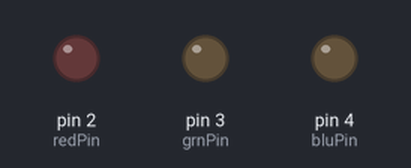
Bench run of a sketch on a simulated Arduino Uno, built with avr-gcc and run on an emulated ATmega328P. Shown: output pins drawn as LEDs (lit = HIGH). Random numbers use the default seed unless the sketch sets one.

Above: at 0.1 s.
At 3.23 s:
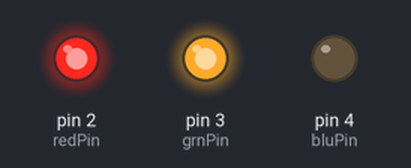
At 6.3 s:
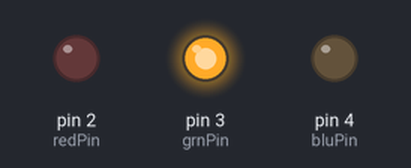
At 14.2 s:
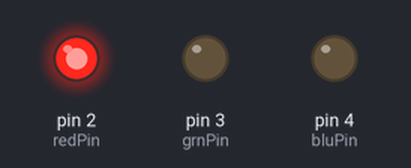
At 23.3 s:
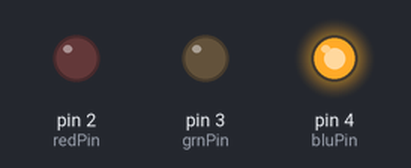
At 36.16 s:
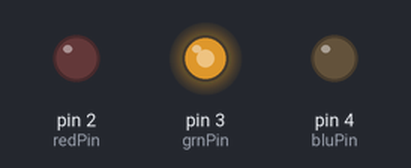
Timing chart, 0 to 40.0 s (numbered marks = the images above):
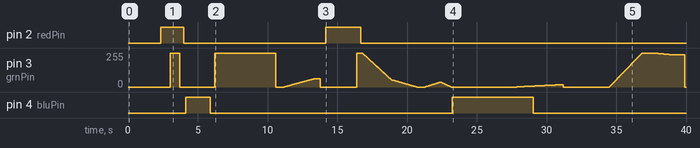

Measured:
- by itself, pin 2 (redPin): LOW → HIGH at 2.3 s, → LOW 1.6 s later, → HIGH 10.2 s later, → LOW 2.5 s later
- by itself, pin 4 (bluPin): LOW → HIGH at 4.1 s, → LOW 1.8 s later, → HIGH 17.3 s later, → LOW 5.8 s later
- by itself, pin 3 (grnPin): 0/255 → 255/255 at 3.0 s, → 0/255 0.68 s later, → 255/255 2.5 s later, → 0/255 4.4 s later, … (681 changes in this stretch)

The sketch:

RGBDrafts.ino
```cpp
/*

Pierre
Last updated on 2014-04-10

*/

int redPin = 2;
int grnPin = 3;
int bluPin = 4;

// Set initial color
int redVal = 0;
int grnVal = 0;
int bluVal = 0;

int wait = 1;      // 10ms internal crossFade delay; increase for slower fades
int hold = 100;       // Optional hold when a color is complete, before the next crossFade
int DEBUG = 1;      // DEBUG counter; if set to 1, will write values back via serial
int loopCount = 60; // How often should DEBUG report?
/*int repeat = 0;     // How many times should we loop before stopping? (0 for no stop)
int j = 0;          // Loop counter for repeat
*/

// Initialize color variables
int prevR = redVal;
int prevG = grnVal;
int prevB = bluVal;

int arra[] = {0, 0, 0};


//--------------------------------------------------------------

void setup()
{
  pinMode(redPin, OUTPUT);
  pinMode(grnPin, OUTPUT);
  pinMode(bluPin, OUTPUT);

  if (DEBUG)
  {
    Serial.begin(9600);
  }
}

//--------------------------------------------------------------

void loop()
{
  // randomise times
  wait = random(1, 4);
  hold = random(50, 150);

  // randomize color
  returnRandomColor();

  // fade
  crossFade(arra);

}

//--------------------------------------------------------------
// Modifies color array: creates new random saturated color

void returnRandomBrightColor()
{
 int color1 = random(0, 256);
  int color2 = 256 - color1;

  int select = random(0, 3);


  if (select == 0)
  {
        Serial.println("h1");
      arra[0] = color1;
      arra[1] = color2;
      arra[2] = 0;
  }
  else
  {
    if (select == 1)
    {
        Serial.println("h2");
      arra[0] = 0;
      arra[1] = color1;
      arra[2] = color2;
    }
    else
    {
        Serial.println("h3");
      arra[0] = color1;
      arra[1] = 0;
      arra[2] = color2;
    }
  }


  Serial.print(select);
  Serial.print(" / ");
  Serial.print(arra[0]);
  Serial.print(", ");
  Serial.print(arra[1]);
  Serial.print(", ");
  Serial.println(arra[2]);

}

//--------------------------------------------------------------

void setRandomBrightColor()
{
  int color1 = random(0, 256);
  int color2 = 256 - color1;

  int select = random(0, 3);
  if (select == 0)
  {
    setColor(color1, color2, 0);
  }
  else
  {
    if (select == 1)
    {
      setColor(0, color1, color2);
    }
    else
    {
      setColor(color1, 0, color2);
    }
  }

  // Debug
  Serial.print(color1);
  Serial.print(" / ");
  Serial.print(color2);
  Serial.print(" // ");
  Serial.println(select);
}

//--------------------------------------------------------------

void returnRandomColor()
{
  int colors[] = {0, 0, 0};
  int off = random(0, 3);

  colors[0] = random(1, 256);
  colors[1] = random(1, 256);
  colors[2] = random(1, 256);

  colors[off] = 0;

  arra[0] = colors[0];
  arra[1] = colors[1];
  arra[2] = colors[2];
}

//--------------------------------------------------------------
void setRandomColor()
{
  int colors[] = {0, 0, 0};
  int off = random(0, 3);

  colors[0] = random(1, 255);
  colors[1] = random(1, 255);
  colors[2] = random(1, 255);

  colors[off] = 0;

  setColor(colors[0], colors[1], colors[2]);
}

//--------------------------------------------------------------

void setColor(int red, int green, int blue)
{
  analogWrite(redPin, red);
  analogWrite(grnPin, green);
  analogWrite(bluPin, blue);
}


//--------------------------------------------------------------
//--------------------------------------------------------------
// TEMP

/*
  setColor(0xDD, 0xDD, 0x00);
  for (int i = 0; i <= 255; i++)
  {
    setColor(0, 255, i);
    delay(10);
  }
  for (int i = 255; i >= 0; i--)
  {
    setColor(0, 255, i);
    delay(10);
  }
  */


/* BELOW THIS LINE IS THE MATH -- YOU SHOULDN'T NEED TO CHANGE THIS FOR THE BASICS
*
* The program works like this:
* Imagine a crossfade that moves the red LED from 0-10,
*   the green from 0-5, and the blue from 10 to 7, in
*   ten steps.
*   We'd want to count the 10 steps and increase or
*   decrease color values in evenly stepped increments.
*   Imagine a + indicates raising a value by 1, and a -
*   equals lowering it. Our 10 step fade would look like:
*
*   1 2 3 4 5 6 7 8 9 10
* R + + + + + + + + + +
* G   +   +   +   +   +
* B     -     -     -
*
* The red rises from 0 to 10 in ten steps, the green from
* 0-5 in 5 steps, and the blue falls from 10 to 7 in three steps.
*
* In the real program, the color percentages are converted to
* 0-255 values, and there are 1020 steps (255*4).
*
* To figure out how big a step there should be between one up- or
* down-tick of one of the LED values, we call calculateStep(),
* which calculates the absolute gap between the start and end values,
* and then divides that gap by 1020 to determine the size of the step
* between adjustments in the value.
*/

int calculateStep(int prevValue, int endValue) {
  int step = endValue - prevValue; // What's the overall gap?
  if (step) {                      // If its non-zero,
    step = 1020/step;              //   divide by 1020
  }
  return step;
}

/* The next function is calculateVal. When the loop value, i,
*  reaches the step size appropriate for one of the
*  colors, it increases or decreases the value of that color by 1.
*  (R, G, and B are each calculated separately.)
*/

int calculateVal(int step, int val, int i) {

  if ((step) && i % step == 0) { // If step is non-zero and its time to change a value,
    if (step > 0) {              //   increment the value if step is positive...
      val += 1;
    }
    else if (step < 0) {         //   ...or decrement it if step is negative
      val -= 1;
    }
  }
  // Defensive driving: make sure val stays in the range 0-255
  if (val > 255) {
    val = 255;
  }
  else if (val < 0) {
    val = 0;
  }
  return val;
}

/* crossFade() converts the percentage colors to a
*  0-255 range, then loops 1020 times, checking to see if
*  the value needs to be updated each time, then writing
*  the color values to the correct pins.
*/

void crossFade(int color[3]) {
  // Convert to 0-255
  int R = (color[0] * 255) / 100;
  int G = (color[1] * 255) / 100;
  int B = (color[2] * 255) / 100;

  int stepR = calculateStep(prevR, R);
  int stepG = calculateStep(prevG, G);
  int stepB = calculateStep(prevB, B);

  for (int i = 0; i <= 1020; i++) {
    redVal = calculateVal(stepR, redVal, i);
    grnVal = calculateVal(stepG, grnVal, i);
    bluVal = calculateVal(stepB, bluVal, i);

    analogWrite(redPin, redVal);   // Write current values to LED pins
    analogWrite(grnPin, grnVal);
    analogWrite(bluPin, bluVal);

    delay(wait); // Pause for 'wait' milliseconds before resuming the loop

    if (DEBUG) { // If we want serial output, print it at the
      if (i == 0 or i % loopCount == 0) { // beginning, and every loopCount times
/*        Serial.print("Loop/RGB: #");
        Serial.print(i);
        Serial.print(" | ");
        Serial.print(redVal);
        Serial.print(" / ");
        Serial.print(grnVal);
        Serial.print(" / ");
        Serial.println(bluVal); */
      }
      DEBUG += 1;
    }
  }
  // Update current values for next loop
  prevR = redVal;
  prevG = grnVal;
  prevB = bluVal;
  delay(hold); // Pause for optional 'wait' milliseconds before resuming the loop
}
```
